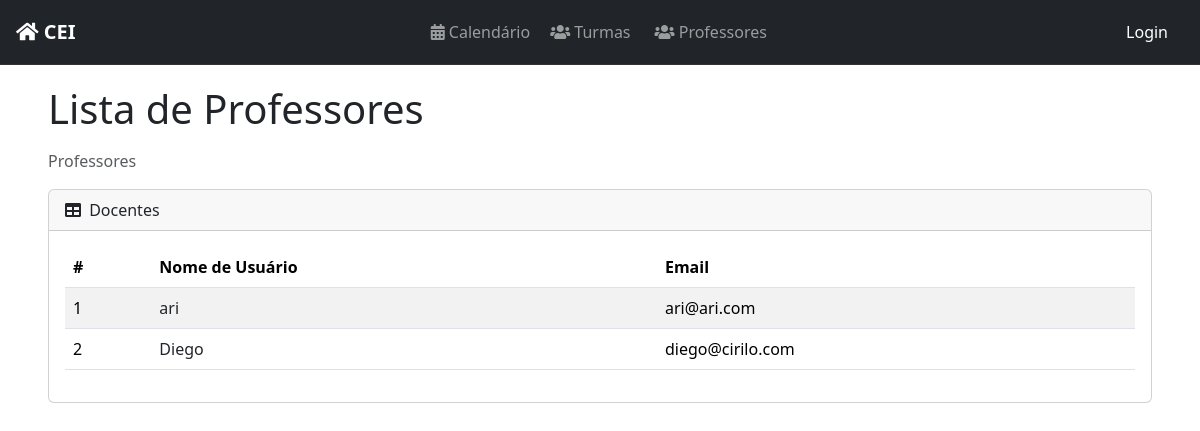
The page /docentes/ on the database as committed earlier.
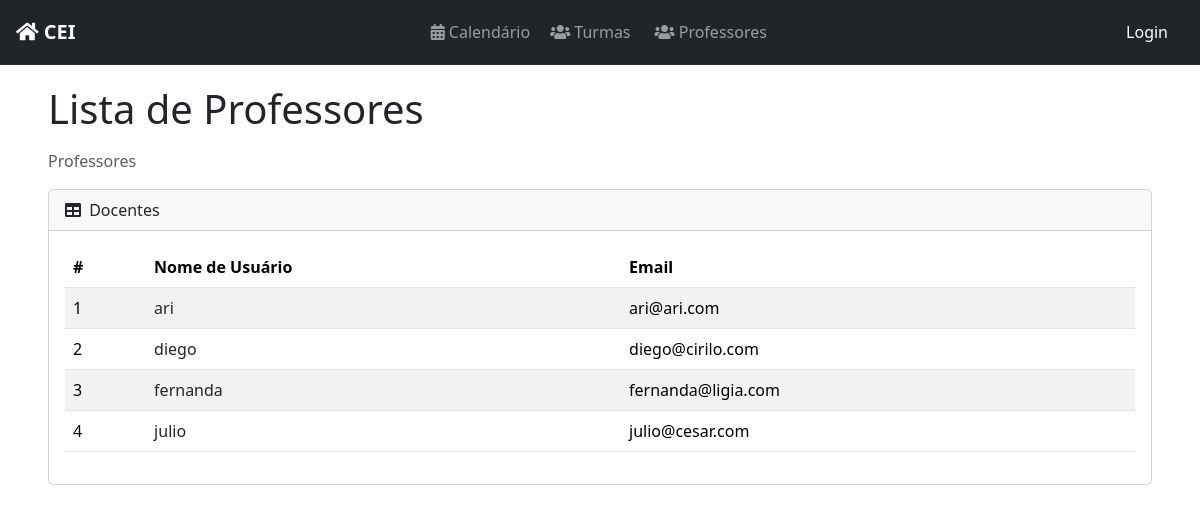
The same page on the database as committed later.
### profiles/models.py (models this page shows, shortened)
class CustomUser(AbstractUser):
    id = models.BigAutoField(primary_key=True)
    turma = models.ForeignKey('classes.Turma', on_delete=models.SET_NULL, blank=True, null=True, related_name='customuser_set')

### profiles/views.py (the view)
# urls.py: path('docentes/', DocenteListView.as_view(), name='docentes_list'),
class DocenteListView(ListView):
    template_name = "registration/docentes_list.html"
    model = CustomUser
    context_object_name = "docentes"
    def get_queryset(self):
        docente_group = Group.objects.filter(name="Docente").first()
        if docente_group:
            return CustomUser.objects.filter(groups=docente_group)
        return CustomUser.objects.none()
    def get_context_data(self, **kwargs):
        context = super().get_context_data(**kwargs)
        context['is_admin'] = self.request.user.groups.filter(name="Administrador").exists()
        context['titulo'] = "Lista de Professores"
        return context

### tasks/context_processors.py (called while the page is built)
def user_in_discente(request):
    if request.user.is_authenticated:
        return {'user_in_discente': request.user.groups.filter(name="Discente").exists()}
    return {'user_in_discente': False}

### profiles/templates/registration/docentes_list.html (shortened to what this page needs)
{% extends 'base.html' %}
{% load static %}
{% block content %}
<div class="container-fluid">
    <h1 class="mb-3">{{ titulo }}</h1>
    <ol class="breadcrumb mb-3">
        <li class="breadcrumb-item active">Professores</li>
    </ol>
    <div class="card">
        <div class="card-header">
            <i class="fas fa-table me-1"></i>
            Docentes
        </div>
        <div class="card-body">
            <div class="table-responsive">
                <table id="datatablesSimple" class="table table-striped table-hover">
                    <thead class="table">
                        <tr>
                            <th>#</th>
                            <th>Nome de Usuário</th>
                            <th>Email</th>
                        </tr>
                    </thead>
                    <tbody>
                        {% for user in docentes %}
                        <tr>
                            <td>{{ forloop.counter }}</td>
                            <td>
                                <a {% if is_admin %} href="{% url 'docente_detail' user.id %}" {% endif %} class="text-decoration-none text-dark">{{ user.username }}</a>
                            </td>
                            <td>{{ user.email }}</td>
                        </tr>
                        {% empty %}
                        <tr>
                            <td colspan="3" class="text-center">Nenhum docente encontrado.</td>
                        </tr>
                        {% endfor %}
                    </tbody>
                </table>
            </div>
        </div>
    </div>
</div>
{% endblock %}
{% block scripts %}
<link href="{% static 'css/style.min.css' %}" rel="stylesheet"/>
{% endblock %}

Rows that differ between the two databases and show on the page:
changed CustomUser "diego@cirilo.com": username "Diego" → "diego"
added CustomUser: username "fernanda", email "fernanda@ligia.com"
added CustomUser: username "julio", email "julio@cesar.com"
